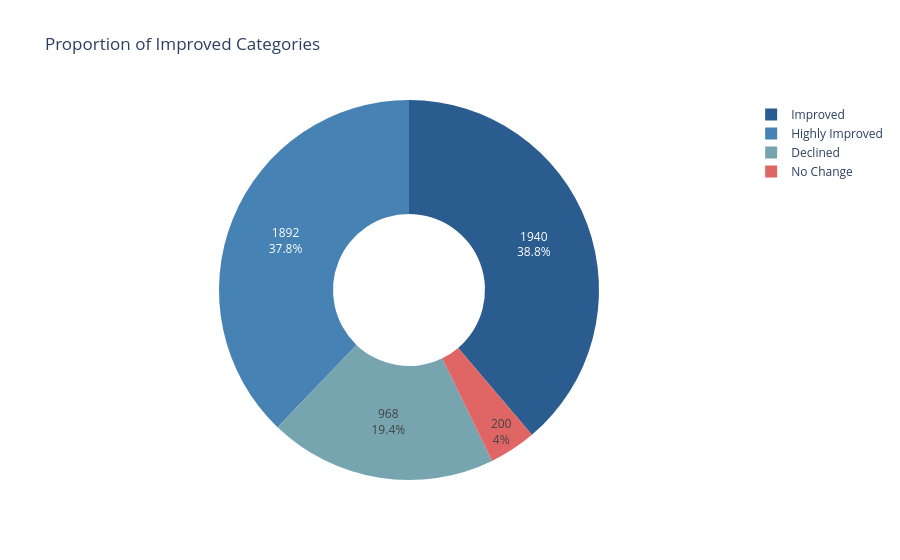

The cell this chart's notebook holds for it:
### Code cell
dark_palette = ["#2b5c8f", "#4682b4", "#76a5af", "#e06666"]
fig=px.pie(df,names="Improvement_Category",title="Proportion of Improved Categories",hole=0.4,color_discrete_sequence=dark_palette
)
fig.update_traces(textinfo="value + percent")

### Figure 1 — Plotly figure (JSON) as saved in the notebook; plotly's stock layout.template omitted (floating-point values rounded to 4 significant figures; data arrays with more than 128 entries replaced by an {"elided": "..."} marker saying what was removed)
{"data": [{"domain": {"x": [0, 1], "y": [0, 1]}, "hole": 0.4, "hovertemplate": "Improvement_Category=%{label}<extra></extra>", "labels": {"elided": "5000 str values"}, "legendgroup": "", "name": "", "showlegend": true, "textinfo": "value+percent", "type": "pie"}], "layout": {"legend": {"tracegroupgap": 0}, "piecolorway": ["#2b5c8f", "#4682b4", "#76a5af", "#e06666"], "title": {"text": "Proportion of Improved Categories"}}}
